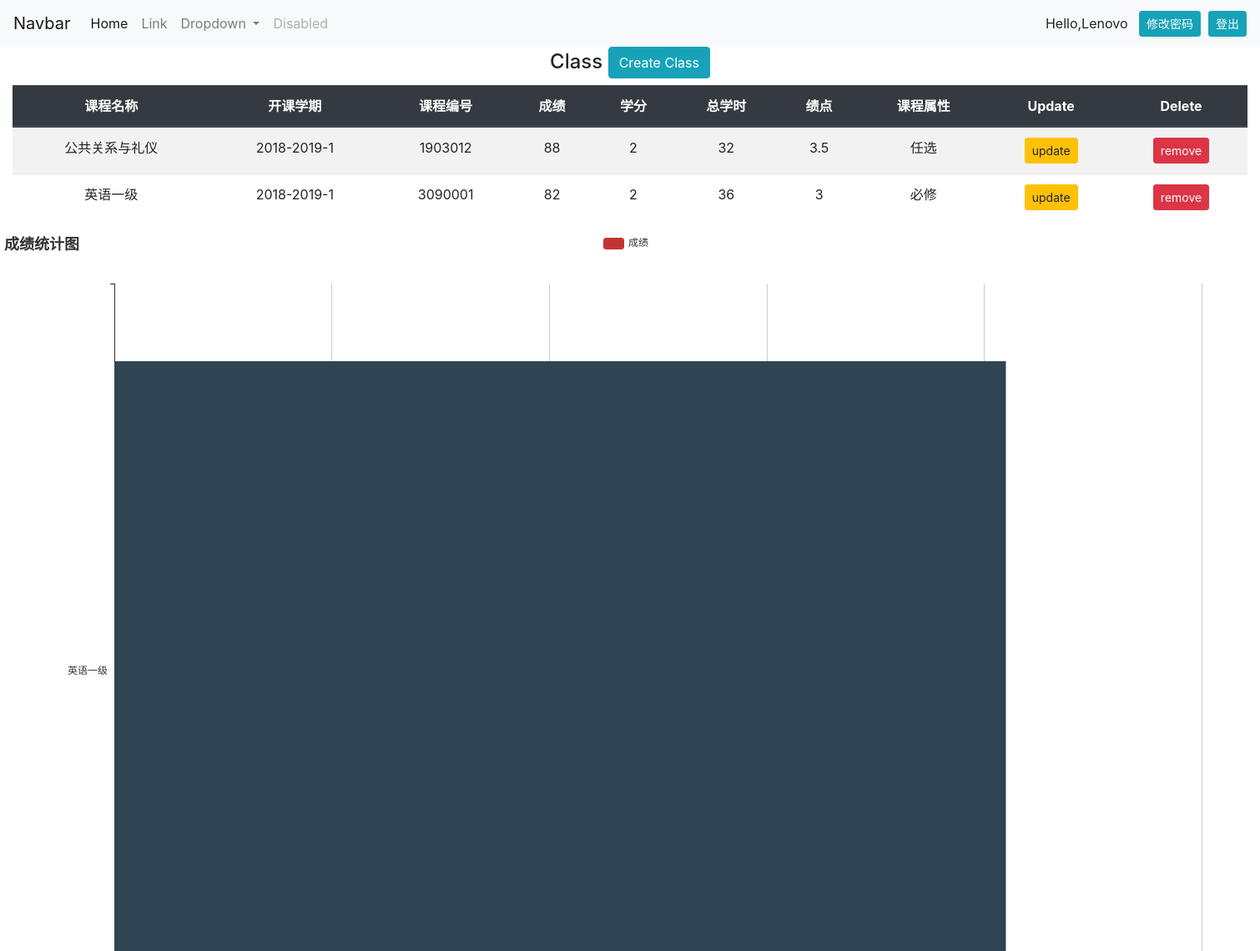
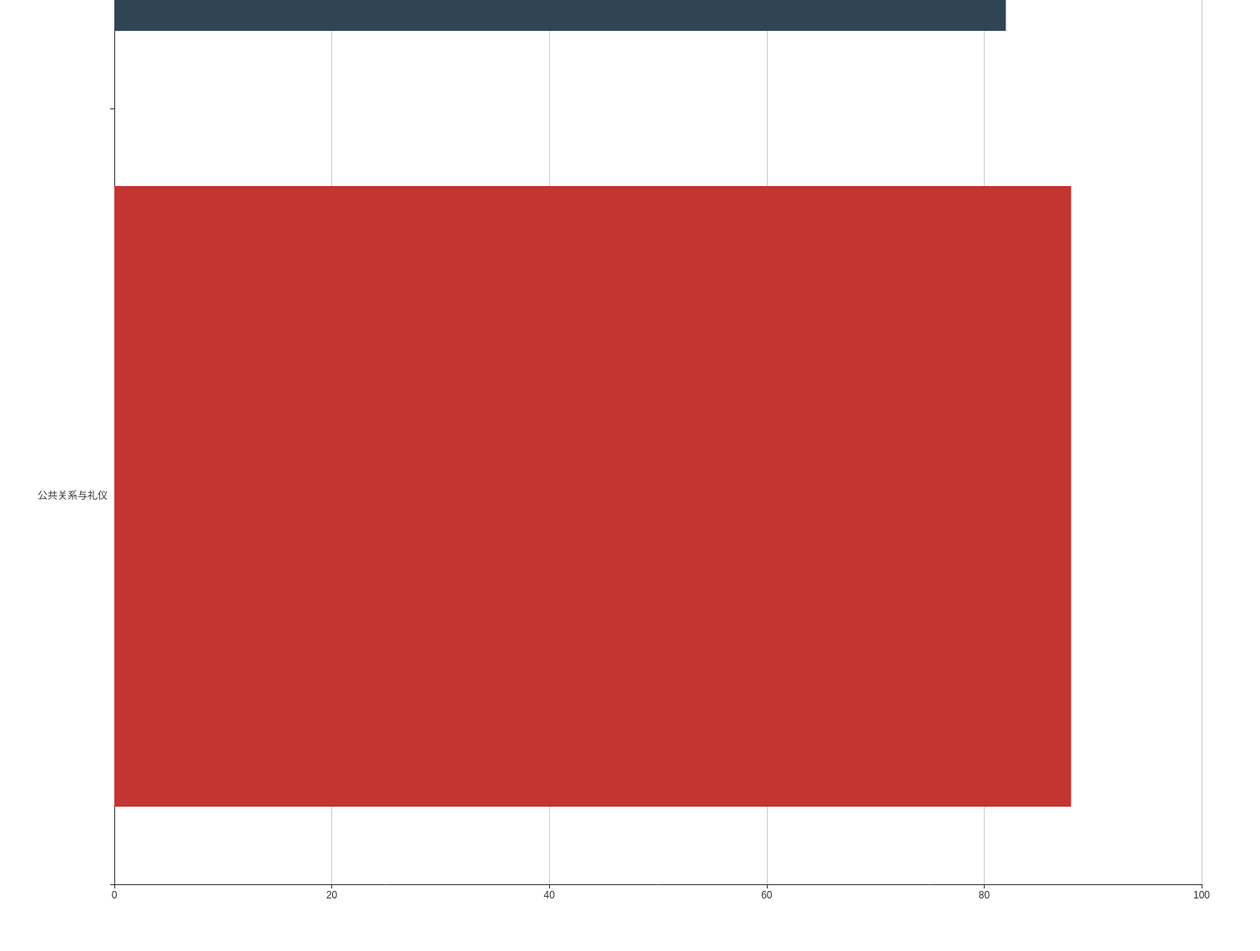
The app's page / (signed in) with its own data (2 pictures, top to bottom).
### yuapp/models.py (models this page shows, shortened)
class Classer(models.Model):
    coursename=models.CharField(max_length=30)
    starttime=models.CharField(max_length=30)
    cursenumber=models.CharField(max_length=30)
    grade=models.CharField(max_length=30)
    xuefen=models.CharField(max_length=30)
    zongxueshi=models.CharField(max_length=30)
    jidian=models.CharField(max_length=30)
    kecehngshuxing=models.CharField(max_length=30)

### yuapp/views.py (the view)
# urls.py: path('',views.homepage,name='homepage'),
@login_required(login_url='login')
def homepage(request):
    classer=Classer.objects.all()
    if request.is_ajax and request.POST.get('classer_del'):
        del_classer_id=request.POST.get('classer_del')
        del_classer=Classer.objects.get(id=del_classer_id)
        del_classer.delete()
    context={
        'classer':classer
    }
    return render(request,'yuapp/home.html',context)

### yuapp/templates/yuapp/home.html (shortened to what this page needs)
{% extends 'yuapp/index.html' %}
{% block content %}
    <div class="container-fluid" style="text-align: center">
        <div class="row">
            <div class="col-md-12 text-center">
                <h4>
                    Class
                    <a href="{% url 'create' %}" class="btn btn-info">Create Class</a>
                </h4>
                <table class="table table-striped">
                    <thead class="thead-dark">
                    <tr>
                      <th scope="col">课程名称</th>
                      <th scope="col">开课学期</th>
                      <th scope="col">课程编号</th>
                      <th scope="col">成绩</th>
                      <th scope="col">学分</th>
                      <th scope="col">总学时</th>
                      <th scope="col">绩点</th>
                      <th scope="col">课程属性</th>
                      <th scope="col">Update</th>
                      <th scope="col">Delete</th>
                    </tr>
                  </thead>
                  <tbody>
                    {% for j in classer %}
                        <tr>
                          <td>{{j.coursename}}</td>
                          <td>{{ j.starttime }}</td>
                          <td>{{ j.cursenumber }}</td>
                          <td>{{j.grade}}</td>
                          <td>{{j.xuefen}}</td>
                          <td>{{ j.zongxueshi }}</td>
                          <td>{{ j.jidian }}</td>
                          <td>{{ j.kecehngshuxing }}</td>
                          <td>
                              <a href="{% url 'updateclasser' j.id %}" class="btn btn-sm btn-warning">update</a>
                          </td>
                          <td>
                                <button type="button" id="{{ j.id }}-del" class="btn btn-sm btn-danger">remove</button>
                          </td>
                        </tr>
                    {% endfor %}
                  </tbody>
                </table>
            </div>
        </div>
    </div>
<div id="main" style="width: 1500px;height: 2000px;"></div>
<script type="text/javascript">
    var myChart = echarts.init(document.getElementById('main'));
    var option = {
        title: {
            text: '成绩统计图',
            subtext: ''
        },
        legend: {
            data: ['成绩']
        },
        grid: {
            left: '3%',
            right: '4%',
            bottom: '3%',
            containLabel: true
        },
        xAxis: {
            type: 'value',
            boundaryGap: [0,0]
        },
        yAxis: {
            type: 'category',
            data: [
                {% for j in classer %}
                  "{{ j.coursename }}",
                {% endfor %}
            ]
        },
        series: [
            {
                name: '成绩',
                type: 'bar',
                data: [
                    {% for j in classer %}
                      {{ j.grade }},
                    {% endfor %}
                ],
                itemStyle: {
                    normal: {
        　　　　　　　　//这里是重点
                        color: function(params) {
                            //注意，如果颜色太少的话，后面颜色不会自动循环，最好多定义几个颜色
                            var colorList = ['#c23531','#2f4554', '#61a0a8', '#d48265', '#91c7ae','#749f83', '#ca8622',
                                            '#c23531','#2f4554', '#61a0a8', '#d48265', '#91c7ae','#749f83', '#ca8622',
                                            '#c23531','#2f4554', '#61a0a8', '#d48265', '#91c7ae','#749f83', '#ca8622',
                                            '#c23531','#2f4554', '#61a0a8', '#d48265', '#91c7ae','#749f83', '#ca8622',
                                            '#c23531','#2f4554', '#61a0a8', '#d48265', '#91c7ae','#749f83', '#ca8622',
                                            '#c23531','#2f4554', '#61a0a8', '#d48265', '#91c7ae','#749f83', '#ca8622',
                                            ];
                            var index;
                            //给大于颜色数量的柱体添加循环颜色的判断
                            if (params.dataIndex >= colorList.length) {
                               index = params.dataIndex - colorList.length;
                               return colorList[index];
                            }
                            return colorList[params.dataIndex]
                        }
                    }
                }
            }
        ]
    };
    myChart.setOption(option);
</script>
{% endblock %}

### yuapp/templates/yuapp/navbar.html (shortened to what this page needs)
<nav class="navbar navbar-expand-lg navbar-light bg-light">
  <a class="navbar-brand" href="#">Navbar</a>
  <div class="collapse navbar-collapse" id="navbarSupportedContent">
    <ul class="navbar-nav mr-auto">
      <li class="nav-item active">
        <a class="nav-link" href="#">Home <span class="sr-only">(current)</span></a>
      </li>
      <li class="nav-item">
        <a class="nav-link" href="#">Link</a>
      </li>
      <li class="nav-item dropdown">
        <a class="nav-link dropdown-toggle" href="#" id="navbarDropdown" role="button" data-toggle="dropdown" aria-haspopup="true" aria-expanded="false">
          Dropdown
        </a>
      </li>
      <li class="nav-item">
        <a class="nav-link disabled" href="#" tabindex="-1" aria-disabled="true">Disabled</a>
      </li>
    </ul>
      {% if request.user.is_authenticated %}
          Hello,{{ request.user }}
          <a href="{% url 'modifypwd' %}" class="btn btn-sm btn-info">修改密码</a>
          <a href="{% url 'logout' %}" class="btn btn-sm btn-info">登出</a>
      {% else %}
          Hello,请登录！
          <a href="{% url 'login' %}" class="btn btn-sm btn-info">登录</a>
          &nbsp;&nbsp;
          <a href="{% url 'register' %}" class="btn btn-sm btn-info">注册</a>
      {% endif %}
  </div>
</nav>

### records on screen
Classer: coursename "公共关系与礼仪", starttime "2018-2019-1", cursenumber "1903012", grade "88", xuefen "2", zongxueshi "32", jidian "3.5", kecehngshuxing "任选"
Classer: coursename "英语一级", starttime "2018-2019-1", cursenumber "3090001", grade "82", xuefen "2", zongxueshi "36", jidian "3", kecehngshuxing "必修"

### other values on screen
{{ request.user }} "Lenovo"
chart data {{ j.coursename }} 公共关系与礼仪, 英语一级
chart data {{ j.grade }} 88, 82
